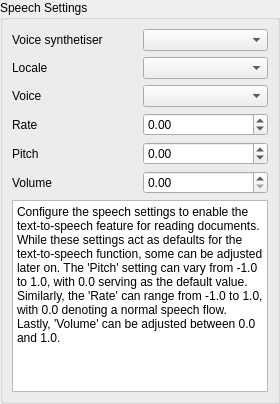
       <widget class="QWidget" name="speechPage">
        <layout class="QVBoxLayout" name="speechPageLayout">
         <property name="leftMargin">
          <number>0</number>
         </property>
         <property name="topMargin">
          <number>0</number>
         </property>
         <property name="rightMargin">
          <number>0</number>
         </property>
         <property name="bottomMargin">
          <number>0</number>
         </property>
         <item>
          <widget class="QGroupBox" name="speechGroupBox">
           <property name="title">
            <string>Speech Settings</string>
           </property>
           <layout class="QVBoxLayout" name="speechGroupBoxLayout" stretch="0,1">
            <item>
             <layout class="QGridLayout" name="speechWidgetsLayout">
              <item row="2" column="0">
               <widget class="QLabel" name="speechVoiceLabel">
                <property name="text">
                 <string>Voice</string>
                </property>
               </widget>
              </item>
              <item row="4" column="0">
               <widget class="QLabel" name="speechPitchLabel">
                <property name="text">
                 <string>Pitch</string>
                </property>
               </widget>
              </item>
              <item row="5" column="0">
               <widget class="QLabel" name="speechVolumeLabe">
                <property name="text">
                 <string>Volume</string>
                </property>
               </widget>
              </item>
              <item row="3" column="0">
               <widget class="QLabel" name="speechRateLabel">
                <property name="text">
                 <string>Rate</string>
                </property>
               </widget>
              </item>
              <item row="0" column="0">
               <widget class="QLabel" name="speechSynthethiserLabel">
                <property name="text">
                 <string>Voice synthetiser</string>
                </property>
               </widget>
              </item>
              <item row="1" column="0">
               <widget class="QLabel" name="speechLocaleLabel">
                <property name="text">
                 <string>Locale</string>
                </property>
               </widget>
              </item>
              <item row="0" column="1">
               <widget class="QComboBox" name="speechEnginesComboBox"/>
              </item>
              <item row="1" column="1">
               <widget class="QComboBox" name="speechLocaleComboBox"/>
              </item>
              <item row="2" column="1">
               <widget class="QComboBox" name="speechVoiceComboBox"/>
              </item>
              <item row="3" column="1">
               <widget class="QDoubleSpinBox" name="speechRateEdit">
                <property name="minimum">
                 <double>-1.000000000000000</double>
                </property>
                <property name="maximum">
                 <double>1.000000000000000</double>
                </property>
               </widget>
              </item>
              <item row="5" column="1">
               <widget class="QDoubleSpinBox" name="speechVolumeEdit">
                <property name="maximum">
                 <double>1.000000000000000</double>
                </property>
               </widget>
              </item>
              <item row="4" column="1">
               <widget class="QDoubleSpinBox" name="speechPitchEdit">
                <property name="minimum">
                 <double>-1.000000000000000</double>
                </property>
                <property name="maximum">
                 <double>1.000000000000000</double>
                </property>
               </widget>
              </item>
             </layout>
            </item>
            <item>
             <widget class="QTextBrowser" name="speechHelpTextBrowser">
              <property name="html">
               <string>&lt;!DOCTYPE HTML PUBLIC &quot;-//W3C//DTD HTML 4.0//EN&quot; &quot;http://www.w3.org/TR/REC-html40/strict.dtd&quot;&gt;
&lt;html&gt;&lt;head&gt;&lt;meta name=&quot;qrichtext&quot; content=&quot;1&quot; /&gt;&lt;meta charset=&quot;utf-8&quot; /&gt;&lt;style type=&quot;text/css&quot;&gt;
p, li { white-space: pre-wrap; }
hr { height: 1px; border-width: 0; }
li.unchecked::marker { content: &quot;\2610&quot;; }
li.checked::marker { content: &quot;\2612&quot;; }
&lt;/style&gt;&lt;/head&gt;&lt;body style=&quot; font-family:'Segoe UI'; font-size:9pt; font-weight:400; font-style:normal;&quot;&gt;
&lt;p style=&quot; margin-top:12px; margin-bottom:12px; margin-left:0px; margin-right:0px; -qt-block-indent:0; text-indent:0px;&quot;&gt;Configure the speech settings to enable the text-to-speech feature for reading documents. While these settings act as defaults for the text-to-speech function, some can be adjusted later on. The 'Pitch' setting can vary from -1.0 to 1.0, with 0.0 serving as the default value. Similarly, the 'Rate' can range from -1.0 to 1.0, with 0.0 denoting a normal speech flow. Lastly, 'Volume' can be adjusted between 0.0 and 1.0. &lt;/p&gt;&lt;/body&gt;&lt;/html&gt;</string>
              </property>
             </widget>
            </item>
           </layout>
          </widget>
         </item>
        </layout>
       </widget>
